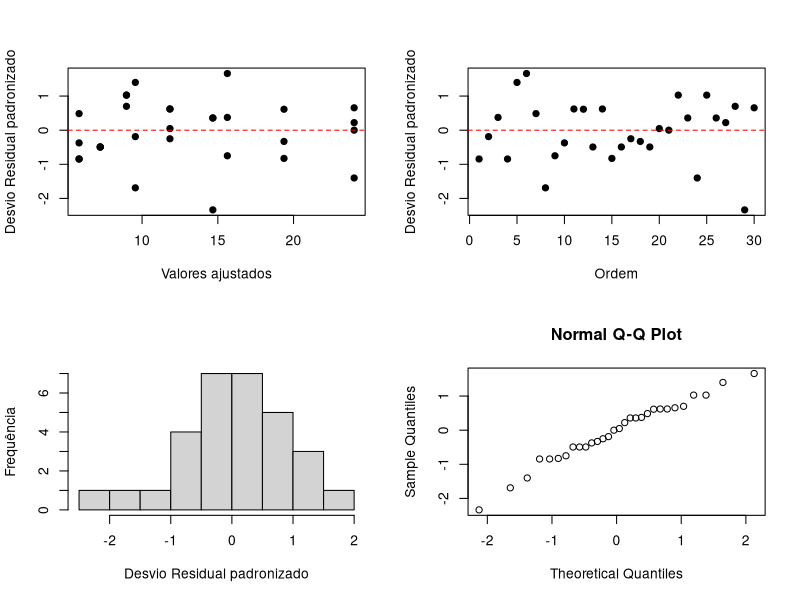
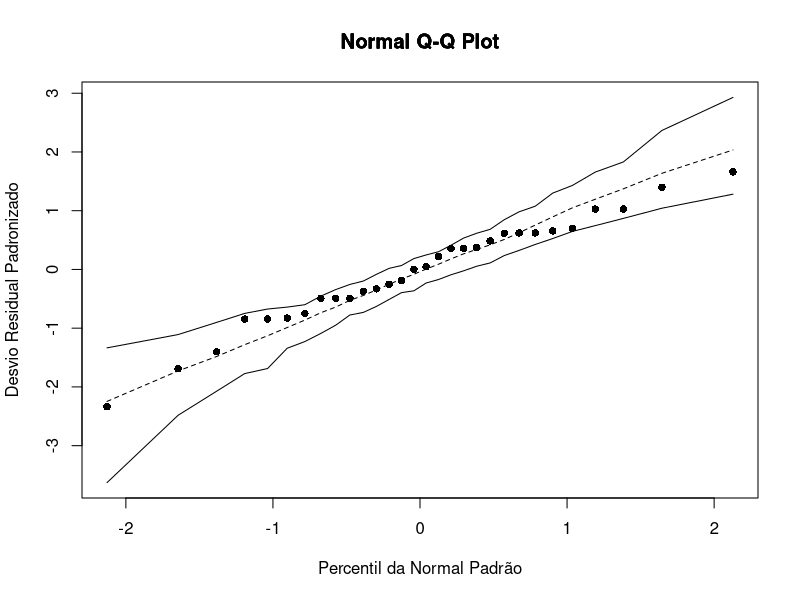

Generate these figures, in order, with R:
##  Análise de Resíduos_________________________________________________________
##  Objetivo: verificar a adequação da distribuição escolhida e identificar possiveis outliers.

#   Ajuste dos Modelo Lineares Generalizados____________________________________
#   Dados simulados

set.seed(1)

## amostra de tamanho 30
n = 30

## Variaveis explicativas que recebem valor 0 , 1 , 2

x1 <- rep((0:2), n/3)
x2 <- rep((0:2), each = n/3)

# Valor esperado variavel y

lambda = round(exp(1.8 + 0.5 * x1 + 0.2 * x2),2)
head(lambda)

#Variavel resposta gerada a partir de uma distribuição de poisson com valor esperado

resposta = rpois(n, lambda)
dados <- data.frame(resposta, x1, x2)
dados

# Ajustando o modelo linear generealizado_______________________________________

modelo <- glm(resposta ~ x1 + x2, data = dados, 
              family = poisson(link = "log"))

summary(modelo)

## Resp:  
## intercepto bem proximo do simulado que foi 1.8
## x1 (beta0) bem proximo do simulado que foi 0.5
## x2 (beta1) bem proximo do simulado que foi 0.2
## 27 grau de liberade  (n - p = 30 - 3 parametros = 27)
# Residual deviance do modelo

## Medidas de Ajuste do modelo__________________________________________________
# Deviance = Soma das logverossimilhanas de todas observações

deviance = with(modelo, cbind(Deviance = deviance, 
                              "Graus de Liberdade" = df.residual,
                              "P-valor" = pchisq(deviance, df.residual, 
                                                 lower.tail=FALSE)))
deviance
## H0 : O modelo esta bem ajustado
## H1: O modelo não está bem ajustado

##R: p-valor > 0,05, não rejeitamos a hipotese que o modelo está bem ajustado
## ou
modelo$deviance
## graus de liberdade
modelo$df.residual

## p-valor da deviance considerando a dist qui-quadrado
1 - pchisq(modelo$deviance, modelo$df.residual)

# AIC do modelo
modelo$aic


## Matriz H_____________________________________________________________________

retorna.H <- function(modelo){
  # extrai a matriz x
  X = model.matrix(modelo)
  # extrai a diagonal da matriz w
  W = diag(modelo$weights)
  M = solve(t(X)%*%W%*%X)
  H = sqrt(W)%*%X%*%M%*%t(X)%*%sqrt(W)
  
  # Extrai os elementos da diagonal da Matriz H
  
  h = diag(H)
  return(h)}

## Matriz H

h = retorna.H(modelo)
phi = summary(modelo)$dispersion

## Desvios Residuais

r.desvio = residuals(modelo, type = "deviance")
head(r.desvio)

## Calculando de maneira manual

sinal.func <-function(y, y_hat){
  sinal = rep(1, length(y))
  sinal[y < y_hat] = -1
  return(sinal)}

y = dados$resposta
y_hat = fitted(modelo)

sinal = sinal.func(y, y_hat)
r.desvio.manual = sinal * sqrt(2 * (y * log(y/y_hat) - y + y_hat))

## Comparando os resultados

head(r.desvio.manual)
head(r.desvio)

## Calculando o Desvio Residula Padronizado

r.desvio.p = r.desvio * sqrt(phi/(1-h))


# Resíduos de Pearson___________________________________________________________

r.pearson  = residuals(modelo, type = "pearson")
head(r.pearson)

## Calculando de maneira manual residuos de Pearson

head(dados)
head(fitted(modelo))
r.pearson.manual = (dados$resposta - fitted(modelo))/sqrt(fitted(modelo))

## Comparando os resultados

head(r.pearson.manual)
head(r.pearson)

## Calculando o Resíduo de Pearson Padronizado
r.pearson.p = r.pearson * sqrt(phi/(1-h))

## Análise de Resíduos__________________________________________________________
## Tem como objetivo verificar a adequação da distribuição escolhida e identificar possiveis outliers

par(mfrow=c(2,2))
phi = summary(modelo)$dispersion
res <- residuals(modelo, type = "deviance") * sqrt(phi/(1-h));

## Gráfico de Residuos X Valores Ajustados

plot(modelo$fitted, res, xlab = "Valores ajustados",
     ylab = "Desvio Residual padronizado", pch = 19, col = "black")
abline(h = 0, col = 'red', lty = 2)
##  Obs: Em principio prece existir uma nuvem aleatória em torno de 0, desta maneira consideramos ok.

# Gráfico de Residuos X Ordem
plot(res, ylab = "Desvio Residual padronizado", xlab = "Ordem",
     pch = 19, col = "black"); abline(h = 0, col = 'red', lty = 2)
##  Obs: Em principio prece existir uma nuvem aleatória em torno de 0, desta maneira consideramos ok.


# Gráfico histograma dos resíduos
# obs: Analisar a distribuição simetrica dos residuos, aparentemente não simetrico
hist(res, main = "", ylab = "Frequência", 
     xlab = "Desvio Residual padronizado")

# Gráfico Quantil da Distribuição Normal
qqnorm(res)

# Teste de normalidado dos residuos
shapiro.test(res)	

## Simulação Monte Carlo________________________________________________________
## obs: Vereificação  da adequação do modelo a partir dos residuos e construção 
## do gráfico de envelope.

phi = summary(modelo)$dispersion
residuos.modelo = resid(modelo, type ="deviance")
residuos.modelo = residuos.modelo * sqrt(phi/(1-h))
n <- nrow(dados)
m = 100
matriz.residuos <- matrix(NA,n,m)

for(i in 1:m){
  nresp <- rpois(n, fitted(modelo))
  fit <- glm(nresp ~ x1 + x2, family = poisson(link = "log"))
  h = retorna.H(fit)
  phi = summary(modelo)$dispersion
  matriz.residuos[,i] = 
    sort(resid(fit, type = "deviance") * sqrt(phi/(1-h)))}

head(matriz.residuos)

## Cálculo dos percentis
intervalos=apply(matriz.residuos, 1, function(x) 
  quantile(x, c(0.025, .975)))

## Cálculo da média
med <- apply(matriz.residuos, 1, mean)

## Amplitude de variação dos resíduos
faixa = range(residuos.modelo, intervalos)


## Gráfico dos quantis téoridos da distribução normal
par(mfrow = c(1,1))
qqnorm(residuos.modelo, xlab = "Percentil da Normal Padrão",
       ylab = "Desvio Residual Padronizado", ylim = faixa, pch = 16)

## Adicionando o envelope simulado ao gráfico
par(new = T)
qqnorm(intervalos[1,], axes = F, xlab = "", ylab = "",type = "l",
       ylim = faixa, lty = 1, cex = 0.6)
par(new = T)
qqnorm(intervalos[2,], axes = F, xlab = "", ylab = "", type = "l",
       ylim = faixa, lty = 1, cex = 0.6)
par(new = T)
qqnorm(med, axes = F, xlab = "", ylab = "", type = "l",
       ylim = faixa, lty = 2, cex = 0.6)

